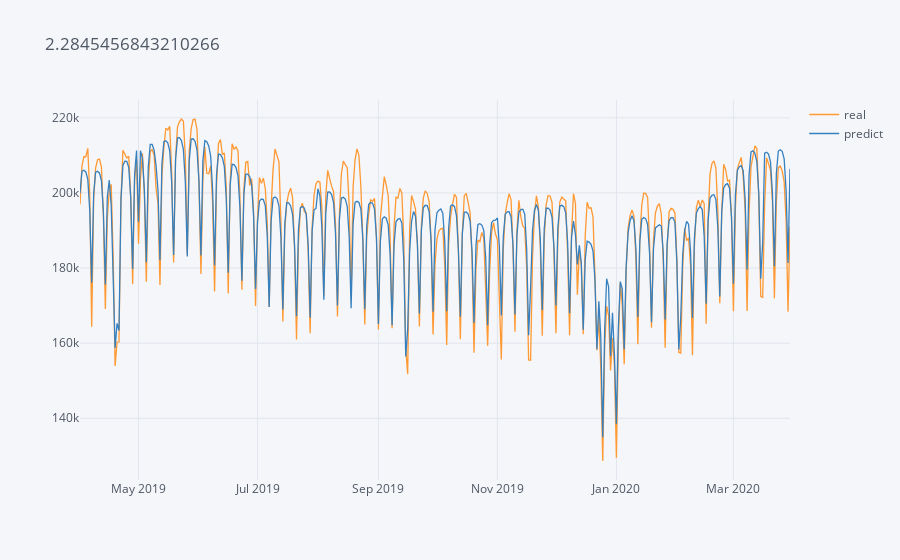

Notebook source saved alongside this figure:
### Code cell
bab = reg(365, "forecasting", "Lasso")
bab[["real", "predict"]].iplot(title = bab.error.mean())

### Figure 1 — Plotly figure (JSON) as saved in the notebook; plotly's stock layout.template omitted (floating-point values rounded to 4 significant figures; data arrays with more than 128 entries replaced by an {"elided": "..."} marker saying what was removed)
{"data": [{"line": {"color": "rgba(255, 153, 51, 1.0)", "dash": "solid", "shape": "linear", "width": 1.3}, "mode": "lines", "name": "real", "text": "", "type": "scatter", "x": {"elided": "365 str values"}, "y": {"elided": "365 float values"}}, {"line": {"color": "rgba(55, 128, 191, 1.0)", "dash": "solid", "shape": "linear", "width": 1.3}, "mode": "lines", "name": "predict", "text": "", "type": "scatter", "x": {"elided": "365 str values"}, "y": {"elided": "365 float values"}}], "layout": {"legend": {"bgcolor": "#F5F6F9", "font": {"color": "#4D5663"}}, "paper_bgcolor": "#F5F6F9", "plot_bgcolor": "#F5F6F9", "title": {"font": {"color": "#4D5663"}, "text": "2.2845456843210266"}, "xaxis": {"gridcolor": "#E1E5ED", "showgrid": true, "tickfont": {"color": "#4D5663"}, "title": {"font": {"color": "#4D5663"}, "text": ""}, "zerolinecolor": "#E1E5ED"}, "yaxis": {"gridcolor": "#E1E5ED", "showgrid": true, "tickfont": {"color": "#4D5663"}, "title": {"font": {"color": "#4D5663"}, "text": ""}, "zerolinecolor": "#E1E5ED"}}}
